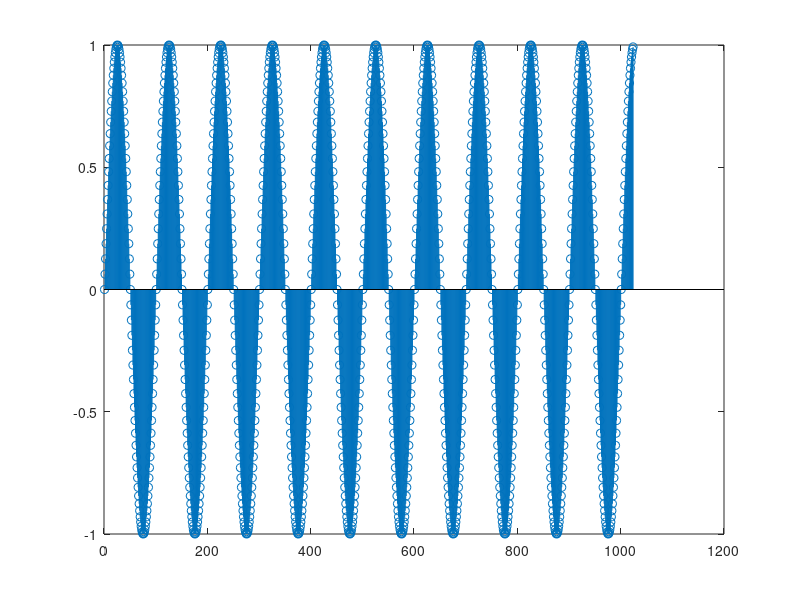

Write MATLAB code to recreate this figure. (Note: this script raises an error after producing the figure.)
clear all;
close all;
clc;

MPD = 30;
xNBRS = 10;

tS = 0.01;
N0 = 1024;

t=0:tS:(N0-1)*tS;
y = sin(2*pi*t);

stem(y);
[pks,pkLocs] = PEAKS_FINDER(y,MPD,xNBRS);